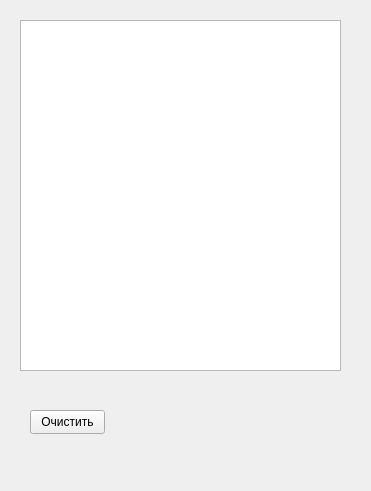
<?xml version="1.0" encoding="UTF-8"?>
<ui version="4.0">
 <class>Wgt_Wind_Log</class>
 <widget class="QWidget" name="Wgt_Wind_Log">
  <property name="enabled">
   <bool>true</bool>
  </property>
  <property name="geometry">
   <rect>
    <x>0</x>
    <y>0</y>
    <width>371</width>
    <height>491</height>
   </rect>
  </property>
  <property name="windowTitle">
   <string>Form</string>
  </property>
  <widget class="QTextBrowser" name="TxtBr_Wind_Log">
   <property name="geometry">
    <rect>
     <x>20</x>
     <y>20</y>
     <width>321</width>
     <height>351</height>
    </rect>
   </property>
  </widget>
  <widget class="QPushButton" name="btn_clear_log">
   <property name="geometry">
    <rect>
     <x>30</x>
     <y>410</y>
     <width>75</width>
     <height>24</height>
    </rect>
   </property>
   <property name="text">
    <string>Очистить</string>
   </property>
  </widget>
 </widget>
 <resources/>
 <connections/>
</ui>
